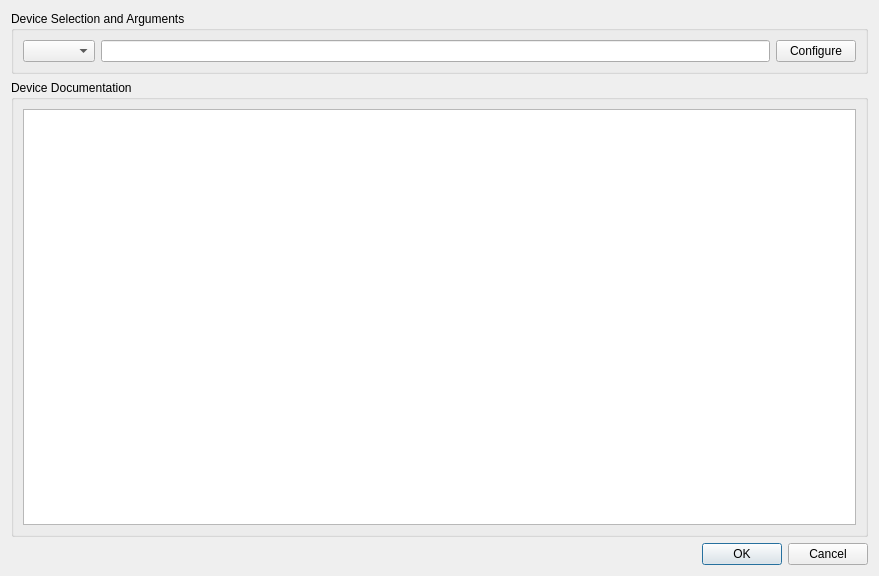
<?xml version="1.0" encoding="UTF-8"?>
<ui version="4.0">
 <class>DeviceSelectorDialog</class>
 <widget class="QDialog" name="DeviceSelectorDialog">
  <property name="geometry">
   <rect>
    <x>0</x>
    <y>0</y>
    <width>879</width>
    <height>576</height>
   </rect>
  </property>
  <property name="windowTitle">
   <string>Device Selector Dialog</string>
  </property>
  <layout class="QVBoxLayout" name="verticalLayout">
   <item>
    <widget class="QGroupBox" name="groupBox_Ethernet">
     <property name="enabled">
      <bool>true</bool>
     </property>
     <property name="title">
      <string>Device Selection and Arguments</string>
     </property>
     <layout class="QHBoxLayout" name="horizontalLayout">
      <item>
       <widget class="QComboBox" name="comboBox">
        <property name="currentIndex">
         <number>-1</number>
        </property>
       </widget>
      </item>
      <item>
       <widget class="QLineEdit" name="lineEditArgs"/>
      </item>
      <item>
       <widget class="QPushButton" name="m_configureButton">
        <property name="text">
         <string>Configure</string>
        </property>
       </widget>
      </item>
     </layout>
    </widget>
   </item>
   <item>
    <widget class="QGroupBox" name="groupBox_Serial">
     <property name="enabled">
      <bool>true</bool>
     </property>
     <property name="title">
      <string>Device Documentation</string>
     </property>
     <layout class="QHBoxLayout" name="horizontalLayout_2">
      <item>
       <widget class="QTextEdit" name="textEditDoc">
        <property name="readOnly">
         <bool>true</bool>
        </property>
       </widget>
      </item>
     </layout>
    </widget>
   </item>
   <item>
    <widget class="QDialogButtonBox" name="buttonBox">
     <property name="orientation">
      <enum>Qt::Horizontal</enum>
     </property>
     <property name="standardButtons">
      <set>QDialogButtonBox::Cancel|QDialogButtonBox::Ok</set>
     </property>
    </widget>
   </item>
  </layout>
 </widget>
 <resources/>
 <connections>
  <connection>
   <sender>buttonBox</sender>
   <signal>accepted()</signal>
   <receiver>DeviceSelectorDialog</receiver>
   <slot>accept()</slot>
   <hints>
    <hint type="sourcelabel">
     <x>248</x>
     <y>254</y>
    </hint>
    <hint type="destinationlabel">
     <x>157</x>
     <y>274</y>
    </hint>
   </hints>
  </connection>
  <connection>
   <sender>buttonBox</sender>
   <signal>rejected()</signal>
   <receiver>DeviceSelectorDialog</receiver>
   <slot>reject()</slot>
   <hints>
    <hint type="sourcelabel">
     <x>316</x>
     <y>260</y>
    </hint>
    <hint type="destinationlabel">
     <x>286</x>
     <y>274</y>
    </hint>
   </hints>
  </connection>
 </connections>
</ui>
